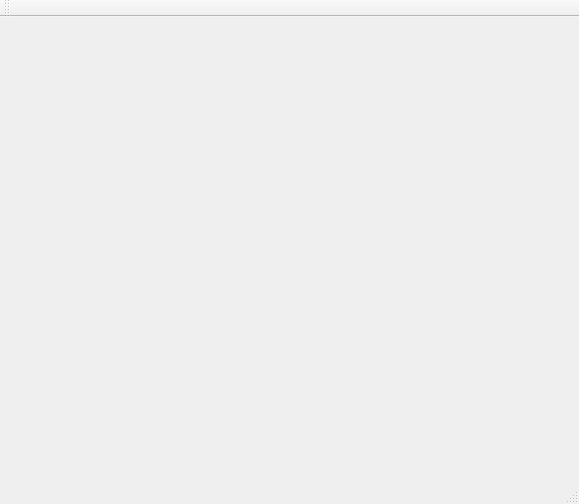
<?xml version="1.0" encoding="UTF-8"?>
<ui version="4.0">
 <class>MainWindow</class>
 <widget class="QMainWindow" name="MainWindow">
  <property name="geometry">
   <rect>
    <x>0</x>
    <y>0</y>
    <width>579</width>
    <height>504</height>
   </rect>
  </property>
  <property name="windowTitle">
   <string>MainWindow</string>
  </property>
  <widget class="QWidget" name="centralWidget"/>
  <widget class="QMenuBar" name="menuBar">
   <property name="geometry">
    <rect>
     <x>0</x>
     <y>0</y>
     <width>579</width>
     <height>17</height>
    </rect>
   </property>
  </widget>
  <widget class="QToolBar" name="mainToolBar">
   <attribute name="toolBarArea">
    <enum>TopToolBarArea</enum>
   </attribute>
   <attribute name="toolBarBreak">
    <bool>false</bool>
   </attribute>
  </widget>
  <widget class="QStatusBar" name="statusBar"/>
 </widget>
 <layoutdefault spacing="6" margin="11"/>
 <resources/>
 <connections/>
</ui>
